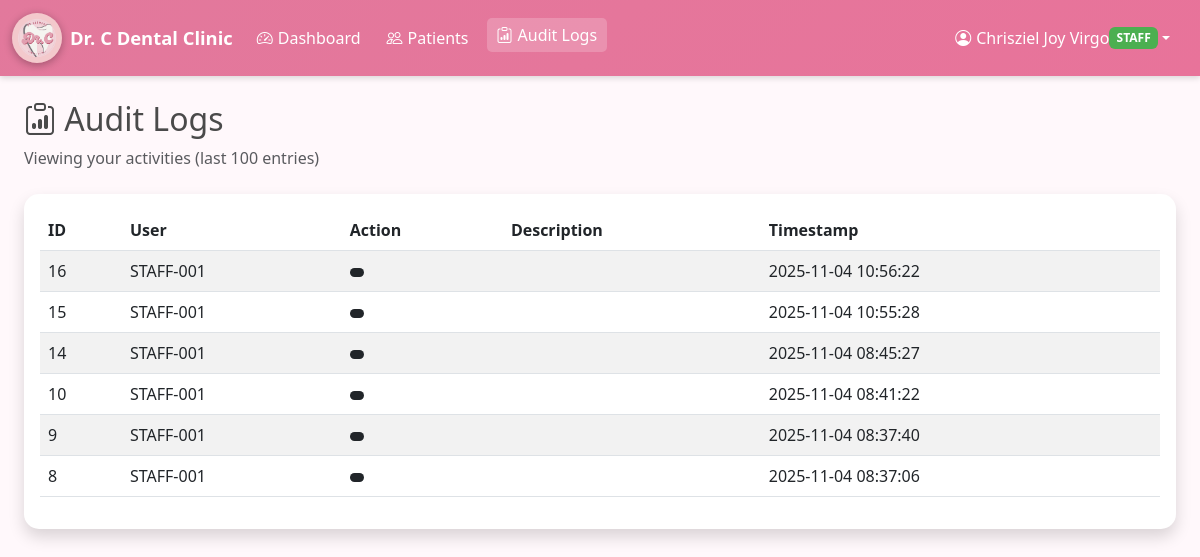
Page /audit_logs (signed in) on the committed database.
### tables this page shows
CREATE TABLE users (
            id INTEGER PRIMARY KEY AUTOINCREMENT,
            username TEXT UNIQUE NOT NULL,
            password_hash TEXT NOT NULL,
            full_name TEXT,
            email TEXT,
            role TEXT NOT NULL CHECK(role IN ('manager','staff','dentist','admin')),
            is_active INTEGER DEFAULT 1,
            created_at TIMESTAMP DEFAULT CURRENT_TIMESTAMP
        );

CREATE TABLE audit_logs (
            id INTEGER PRIMARY KEY AUTOINCREMENT,
            user_id INTEGER,
            username TEXT,
            action_type TEXT,
            details TEXT,
            timestamp TIMESTAMP DEFAULT CURRENT_TIMESTAMP
        );

### app.py (the view)
@app.route("/audit_logs")
@login_required
def audit_logs():
    with get_db_connection() as conn:
        if current_user.is_manager():
            logs = conn.execute("SELECT * FROM audit_logs ORDER BY timestamp DESC LIMIT 100").fetchall()
        else:
            logs = conn.execute(
                "SELECT * FROM audit_logs WHERE user_id=? ORDER BY timestamp DESC LIMIT 100",
                (current_user.id,)
            ).fetchall()
    logs = [dict(l) for l in logs]
    return render_template("audit_logs.html", logs=logs)

### app.py (called while the page is built)
@login_manager.user_loader
def load_user(user_id: str) -> Optional[User]:
    return User.get_by_id(int(user_id))

### models.py (called while the page is built)
def get_db_connection() -> sqlite3.Connection:
    conn = sqlite3.connect(Config.DATABASE_NAME)
    conn.row_factory = sqlite3.Row
    return conn

    @property
    def is_active(self) -> bool:
        return bool(self.is_active_flag)

    def is_manager(self) -> bool:
        return self.role == "manager"

    @staticmethod
    def get_by_id(user_id: int) -> Optional["User"]:
        with get_db_connection() as conn:
            row = conn.execute("SELECT * FROM users WHERE id = ?", (user_id,)).fetchone()
        if row:
            return User(
                int(row["id"]),
                str(row["username"]),
                str(row["password_hash"]),
                str(row["role"]),
                str(row["full_name"]) if row["full_name"] else None,
                str(row["email"]) if row["email"] else None,
                int(row["is_active"]),
            )
        return None

### templates/audit_logs.html (shortened to what this page needs)
{% extends "base.html" %}
{% block content %}
<div class="container-fluid">
    <div class="mb-4">
        <h2><i class="bi bi-clipboard-data"></i> Audit Logs</h2>
        <p class="text-muted">
            {% if current_user.is_manager() %}
            Viewing all system activities (last 100 entries)
            {% else %}
            Viewing your activities (last 100 entries)
            {% endif %}
        </p>
    </div>
    <div class="card shadow">
        <div class="card-body">
            <div class="table-responsive">
                <table class="table table-striped table-hover">
                    <thead>
                        <tr>
                            <th>ID</th>
                            <th>User</th>
                            <th>Action</th>
                            <th>Description</th>
                            <th>Timestamp</th>
                        </tr>
                    </thead>
                    <tbody>
                        {% for log in logs %}
                        <tr>
                            <td>{{ log.id }}</td>
                            <td>{{ log.username }}</td>
                            <td>
                                <span class="badge
                                    {% if 'LOGIN' in log.action %}bg-success
                                    {% elif 'LOGOUT' in log.action %}bg-secondary
                                    {% elif 'DELETE' in log.action %}bg-danger
                                    {% elif 'ADD' in log.action %}bg-primary
                                    {% elif 'EDIT' in log.action %}bg-warning
                                    {% elif 'BACKUP' in log.action %}bg-info
                                    {% else %}bg-dark
                                    {% endif %}">
                                </span>
                            </td>
                            <td>{{ log.description }}</td>
                            <td>{{ log.timestamp }}</td>
                        </tr>
                        {% else %}
                        <tr>
                            <td colspan="5" class="text-center text-muted">No activity logs found</td>
                        </tr>
                        {% endfor %}
                    </tbody>
                </table>
            </div>
        </div>
    </div>
</div>
{% endblock %}

### templates/base.html (shortened to what this page needs)
<!DOCTYPE html>
<html lang="en">
<head>
    <link href="https://cdn.jsdelivr.net/npm/bootstrap@5.3.0/dist/css/bootstrap.min.css" rel="stylesheet">
    <link rel="stylesheet" href="https://cdn.jsdelivr.net/npm/bootstrap-icons@1.11.0/font/bootstrap-icons.css">
    <link rel="stylesheet" href="{{ url_for('static', filename='css/style.css') }}">
</head>
<body>
    {% if current_user.is_authenticated %}
    <nav class="navbar navbar-expand-lg navbar-dark bg-primary">
        <div class="container-fluid">
            <a class="navbar-brand d-flex align-items-center" href="{{ url_for('dashboard') }}">
                <img src="{{ url_for('static', filename='images/dental_logo_dashboard.png') }}"
                     alt="Dental Logo" class="navbar-logo me-2">
                <span>Dr. C Dental Clinic</span>
            </a>
            <div class="collapse navbar-collapse" id="navbarNav">
                <ul class="navbar-nav me-auto">
                    <li class="nav-item">
                        <a class="nav-link {% if request.endpoint == 'dashboard' %}active{% endif %}" href="{{ url_for('dashboard') }}">
                            <i class="bi bi-speedometer2"></i> Dashboard
                        </a>
                    </li>
                    <li class="nav-item">
                        <a class="nav-link {% if request.endpoint in ['patients', 'add_patient', 'edit_patient', 'view_patient'] %}active{% endif %}" href="{{ url_for('patients') }}">
                            <i class="bi bi-people"></i> Patients
                        </a>
                    </li>
                    <li class="nav-item">
                        <a class="nav-link {% if request.endpoint == 'audit_logs' %}active{% endif %}" href="{{ url_for('audit_logs') }}">
                            <i class="bi bi-clipboard-data"></i> Audit Logs
                        </a>
                    </li>
                </ul>
                <ul class="navbar-nav">
                    <li class="nav-item dropdown">
                        <a class="nav-link dropdown-toggle" href="#" id="userDropdown" role="button" data-bs-toggle="dropdown">
                            <i class="bi bi-person-circle"></i> {{ current_user.full_name }}
                            <span class="badge bg-role">{{ current_user.role|upper }}</span>
                        </a>
                    </li>
                </ul>
            </div>
        </div>
    </nav>
    {% endif %}
    <div class="{% if current_user.is_authenticated %}container-fluid mt-4{% endif %}">
        {% block content %}{% endblock %}
    </div>
</body>
</html>

### static/css/style.css (style rules this page uses)
:root { --primary-color: #e2799c; --secondary-color: #e8739a; --accent-color: #ffd4e5; --background-color: #fff8fb; --text-color: #4a4a4a; --light-shadow: rgba(116, 106, 106, 0.1); --pink-hover: #c23d6a; }
body { font-family: 'Segoe UI', Tahoma, Geneva, Verdana, sans-serif; background-color: var(--background-color); color: var(--text-color); margin: 0; min-height: 100vh; overflow-x: hidden; }
.navbar { background: linear-gradient(135deg, var(--primary-color), var(--secondary-color)) !important; box-shadow: 0 2px 6px rgba(0, 0, 0, 0.15); }
.navbar-brand { font-weight: 700; font-size: 1.15rem; display: flex; align-items: center; color: white !important; }
.navbar-brand img { height: 50px; width: 50px; margin-right: 10px; border-radius: 50%; object-fit: contain; background-color: rgba(245, 210, 210, 0.9); box-shadow: 0 2px 8px rgba(0, 0, 0, 0.3); padding: 3px; }
.navbar-nav .nav-link { color: #ffffff !important; font-weight: 500; margin-right: 10px; display: flex; align-items: center; }
.navbar-nav .nav-link i { margin-right: 5px; }
.navbar-nav .nav-link.active { background-color: rgba(255, 255, 255, 0.2); border-radius: 5px; padding: 5px 10px; }
.navbar .dropdown-toggle { color: #fff !important; }
.card { border: none; border-radius: 15px; box-shadow: 0 3px 10px rgba(0, 0, 0, 0.1); }
.bg-role { background-color: #4caf50; color: white; }
.table { color: var(--text-color); }
.table thead { background-color: #f8f9fa; }
.badge { padding: 0.4em 0.6em; border-radius: 6px; }

### rows in the picture
users: full_name "Chrisziel Joy Virgo", role "STAFF"
audit_logs: id "16", username "STAFF-001", timestamp "2025-11-04 10:56:22"
audit_logs: id "15", username "STAFF-001", timestamp "2025-11-04 10:55:28"
audit_logs: id "14", username "STAFF-001", timestamp "2025-11-04 08:45:27"
audit_logs: id "10", username "STAFF-001", timestamp "2025-11-04 08:41:22"
audit_logs: id "9", username "STAFF-001", timestamp "2025-11-04 08:37:40"
audit_logs: id "8", username "STAFF-001", timestamp "2025-11-04 08:37:06"
